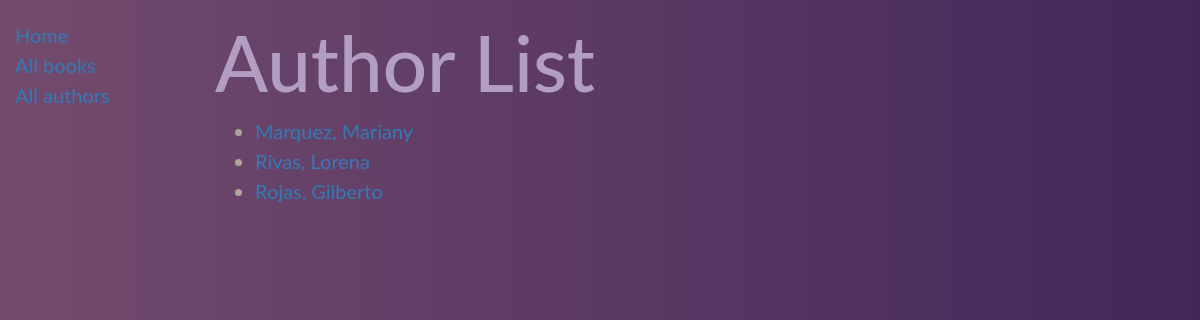
Before: /catalog/author with the older database file.
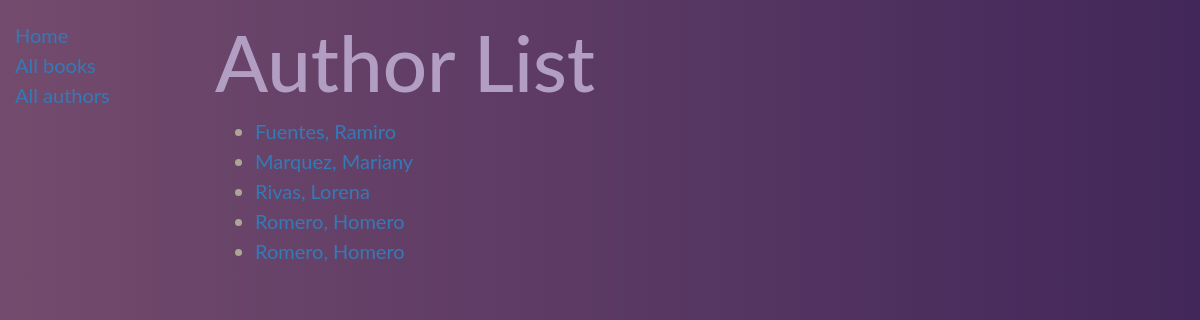
After: the same page with the newer database file.
### catalog/models/author.py (models this page shows)
class Author(models.Model):
    books_author= models.ForeignKey ('Book', on_delete=models.SET_NULL, null=True)
    first_name = models.CharField(max_length=100)
    last_name = models.CharField(max_length=100)
    date_of_birth = models.DateField(null=True, blank=True)
    date_of_death = models.DateField('Died', null=True, blank=True)
    class Meta:
        ordering = ['last_name', 'first_name']
    def get_absolute_url(self):
        return reverse('author_detail', args=[str(self.id)])
    def __str__(self):
        return f'{self.last_name}, {self.first_name}'

### catalog/views/author.py (the view)
class AuthorListView(generic.ListView):
    model= Author
    context_object_name= 'author_list'
    template_name= 'author/author_list.html'

### catalog/templates/author/author_list.html
{% extends "base_generic_list.html" %}
{% block content %}
  <h1>Author List</h1>
  {% if author_list %}
    <ul>
    {% for author in author_list %}
      <li>
        <a href="{{author.get_absolute_url}}"> {{author}}</a> {{books_list}}
      </li>
    {% endfor %}
    </ul>
  {% else %}
    <p>There are no authors yet.</p>
  {% endif %}
{% endblock %}

### catalog/templates/base_generic_list.html (shortened to what this page needs)
<!DOCTYPE html>
<html lang="en">
<head>
  <link rel="stylesheet" href="https://maxcdn.bootstrapcdn.com/bootstrap/3.3.7/css/bootstrap.min.css">
  {% load static %}
  <link rel="stylesheet" href="{% static 'catalog/style_list.css' %}">
</head>
<body>
  <div class="container-fluid">
    <div class="row">
      <div class="col-sm-2">
      {% block sidebar %}
      <ul class="sidebar-nav">
          <li><a href="{% url 'index' %}">Home</a></li>
          <li><a href="{{'book/all'}}">All books</a></li>
          <li><a href="{{'author'}}">All authors</a></li>
      </ul>
     {% endblock %}
      </div>
      <div class="col-sm-10 ">
      {% block content %}{% endblock %}
      </div>
    </div>
  </div>
</body>
</html>

### catalog/static/catalog/style_list.css (style rules this page uses)
.sidebar-nav { margin-top: 20px; padding: 0; list-style: none; }
body, head { background-image: linear-gradient(to left,#42275a, #734b6d); }
body { font-size: 20px; font-family: 'Lato', sans-serif; color:rgb(172, 167, 148); line-height: 1.5; }
h1 { font-size: 78px; color:hsl(273, 24%, 69%); }
a { text-decoration:none; }

Changed rows visible on the page:
removed Author: last_name+first_name "Rojas, Gilberto"
added Author: last_name+first_name "Fuentes, Ramiro"
added Author: last_name+first_name "Romero, Homero"
added Author: last_name+first_name "Romero, Homero"
